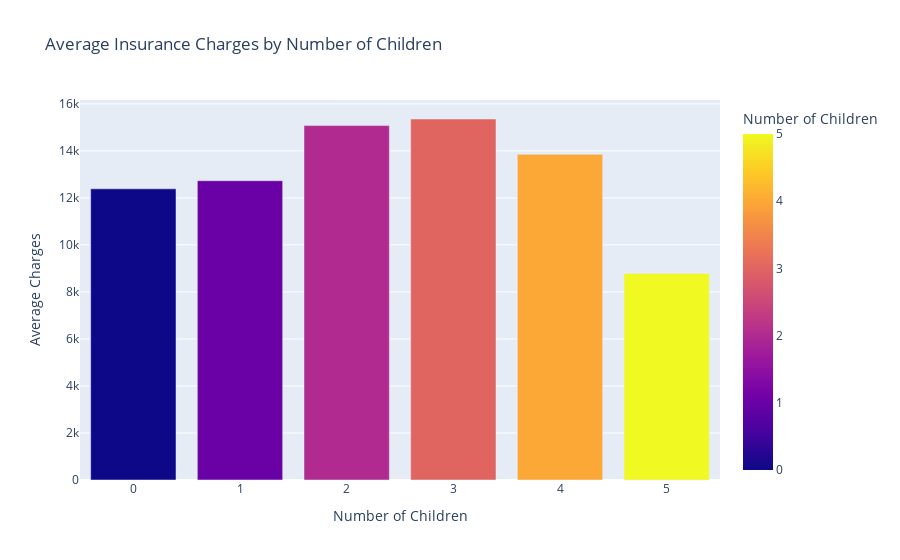

Source (notebook cell):
### Markdown cell above
### **5. Cheking average insurance charges by number of children**

### Code cell
# Calculate average charges by number of children
avg_charges_by_children = df.groupby('children')['charges'].mean()

# Convert Series to DataFrame for Plotly
avg_charges_by_children_df = avg_charges_by_children.reset_index()
avg_charges_by_children_df.columns = ['children', 'charges']

fig = px.bar(
    avg_charges_by_children_df,
    x='children',
    y='charges',
    labels={'children': 'Number of Children', 'charges': 'Average Charges'},
    title='Average Insurance Charges by Number of Children',
    color='children',
    color_discrete_sequence=px.colors.qualitative.Set2
)
fig.show()

### Figure 1 — Plotly figure (JSON) as saved in the notebook; plotly's stock layout.template omitted (floating-point values rounded to 4 significant figures)
{"data": [{"alignmentgroup": "True", "hovertemplate": "Number of Children=%{marker.color}<br>Average Charges=%{y}<extra></extra>", "legendgroup": "", "marker": {"color": [0, 1, 2, 3, 4, 5], "coloraxis": "coloraxis", "pattern": {"shape": ""}}, "name": "", "offsetgroup": "", "orientation": "v", "showlegend": false, "textposition": "auto", "type": "bar", "x": [0, 1, 2, 3, 4, 5], "xaxis": "x", "y": [12380.0, 12730.0, 15070.0, 15360.0, 13850.0, 8786.0], "yaxis": "y"}], "layout": {"barmode": "relative", "coloraxis": {"colorbar": {"title": {"text": "Number of Children"}}, "colorscale": [[0, "#0d0887"], [0.1111, "#46039f"], [0.2222, "#7201a8"], [0.3333, "#9c179e"], [0.4444, "#bd3786"], [0.5556, "#d8576b"], [0.6667, "#ed7953"], [0.7778, "#fb9f3a"], [0.8889, "#fdca26"], [1, "#f0f921"]]}, "legend": {"tracegroupgap": 0}, "title": {"text": "Average Insurance Charges by Number of Children"}, "xaxis": {"anchor": "y", "domain": [0, 1], "title": {"text": "Number of Children"}}, "yaxis": {"anchor": "x", "domain": [0, 1], "title": {"text": "Average Charges"}}}}
